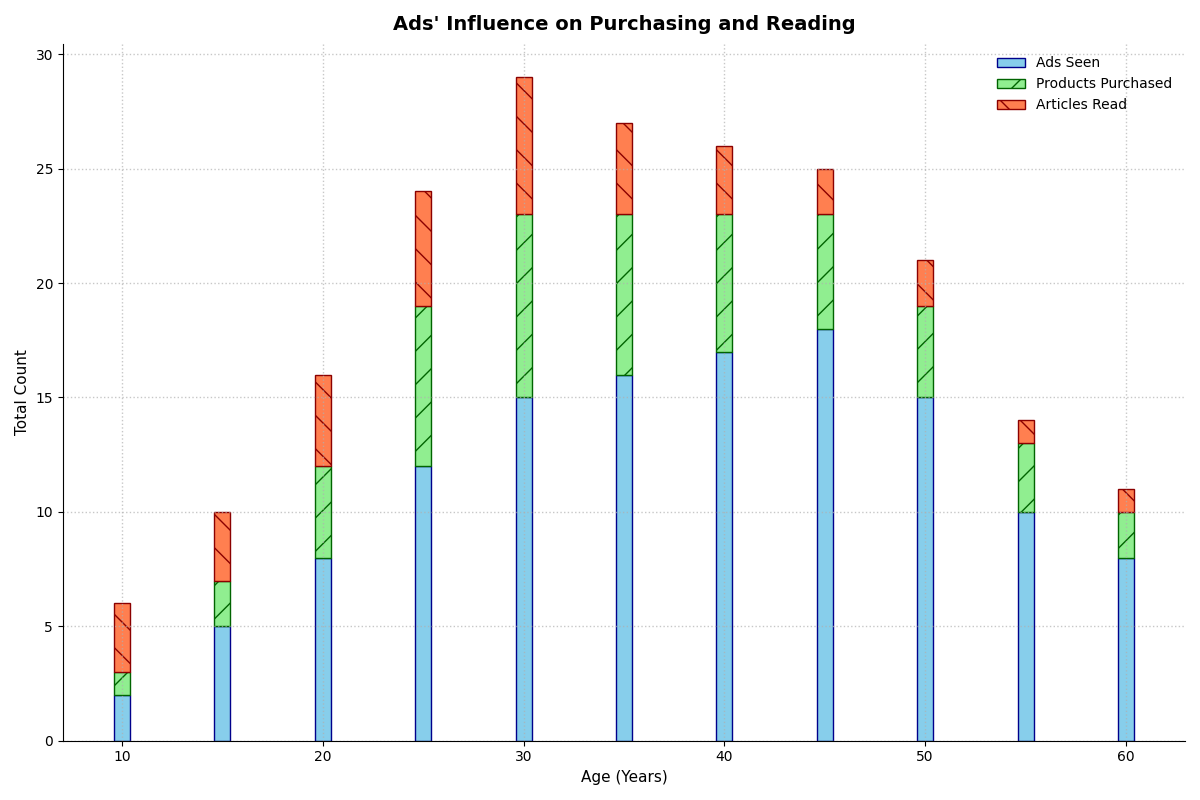

This figure's Python source:
import matplotlib.pyplot as plt
import numpy as np

age_groups = np.array([10, 15, 20, 25, 30, 35, 40, 45, 50, 55, 60])
ads_seen = np.array([2, 5, 8, 12, 15, 16, 17, 18, 15, 10, 8])
products_purchased = np.array([1, 2, 4, 7, 8, 7, 6, 5, 4, 3, 2])
articles_read = np.array([3, 3, 4, 5, 6, 4, 3, 2, 2, 1, 1])

fig, ax = plt.subplots(figsize=(12, 8))

# Creating a stacked bar chart with altered style elements
ax.bar(age_groups, ads_seen, label='Ads Seen', color='skyblue', edgecolor='darkblue')
ax.bar(age_groups, products_purchased, bottom=ads_seen, label='Products Purchased', color='lightgreen', edgecolor='darkgreen', hatch='/')
ax.bar(age_groups, articles_read, bottom=ads_seen + products_purchased, label='Articles Read', color='coral', edgecolor='darkred', hatch='\\')

ax.set_title("Ads' Influence on Purchasing and Reading", fontsize=14, fontweight='heavy', pad=10)
ax.set_xlabel('Age (Years)', fontsize=11)
ax.set_ylabel('Total Count', fontsize=11)

# Altering legend location and appearance
ax.legend(loc='upper right', fontsize=10, frameon=False)

# Modifying grid style
ax.grid(visible=True, linestyle=':', alpha=0.7, linewidth=1)

# Removing borders
ax.spines['top'].set_visible(False)
ax.spines['right'].set_visible(False)

plt.tight_layout()
plt.show()
